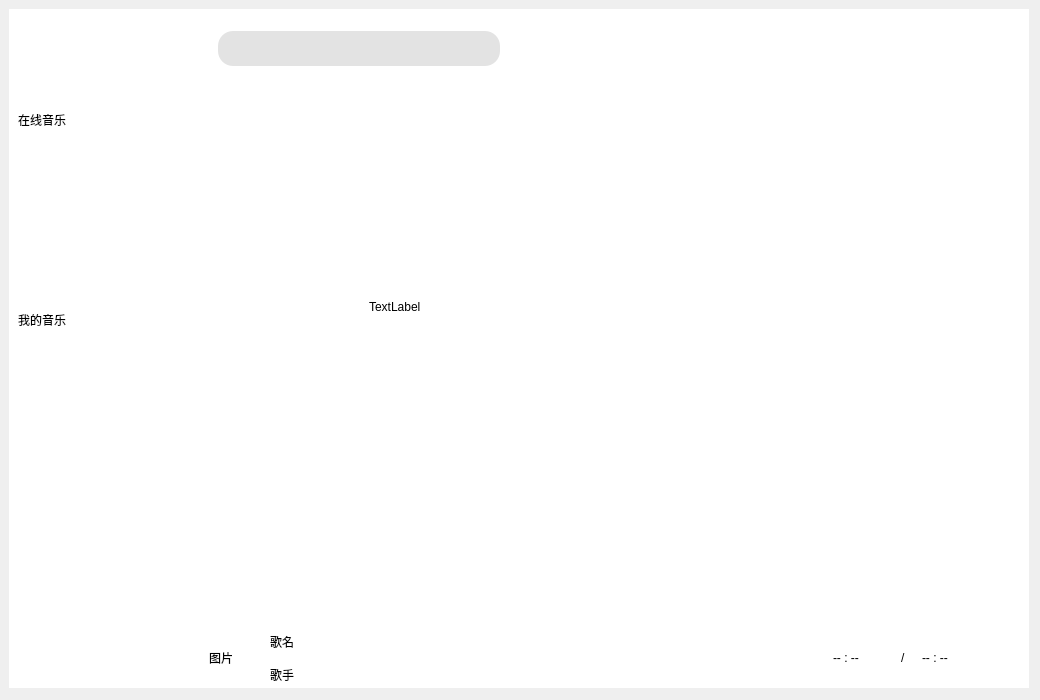
<?xml version="1.0" encoding="UTF-8"?>
<ui version="4.0">
 <class>PufferMusic</class>
 <widget class="QWidget" name="PufferMusic">
  <property name="geometry">
   <rect>
    <x>0</x>
    <y>0</y>
    <width>1040</width>
    <height>700</height>
   </rect>
  </property>
  <property name="windowTitle">
   <string>PufferMusic</string>
  </property>
  <widget class="QWidget" name="background" native="true">
   <property name="geometry">
    <rect>
     <x>9</x>
     <y>9</y>
     <width>1020</width>
     <height>679</height>
    </rect>
   </property>
   <property name="styleSheet">
    <string notr="true"/>
   </property>
   <layout class="QVBoxLayout" name="verticalLayout_2">
    <property name="spacing">
     <number>0</number>
    </property>
    <property name="leftMargin">
     <number>0</number>
    </property>
    <property name="topMargin">
     <number>0</number>
    </property>
    <property name="rightMargin">
     <number>0</number>
    </property>
    <property name="bottomMargin">
     <number>0</number>
    </property>
    <item>
     <widget class="QWidget" name="head" native="true">
      <property name="minimumSize">
       <size>
        <width>0</width>
        <height>80</height>
       </size>
      </property>
      <property name="maximumSize">
       <size>
        <width>16777215</width>
        <height>80</height>
       </size>
      </property>
      <property name="styleSheet">
       <string notr="true">background-color:rgb(255, 255, 255)</string>
      </property>
      <layout class="QHBoxLayout" name="horizontalLayout">
       <property name="spacing">
        <number>0</number>
       </property>
       <property name="leftMargin">
        <number>0</number>
       </property>
       <property name="topMargin">
        <number>0</number>
       </property>
       <property name="rightMargin">
        <number>0</number>
       </property>
       <property name="bottomMargin">
        <number>0</number>
       </property>
       <item>
        <widget class="QWidget" name="head_left" native="true">
         <property name="minimumSize">
          <size>
           <width>200</width>
           <height>0</height>
          </size>
         </property>
         <property name="maximumSize">
          <size>
           <width>200</width>
           <height>16777215</height>
          </size>
         </property>
         <property name="styleSheet">
          <string notr="true"/>
         </property>
         <layout class="QVBoxLayout" name="verticalLayout_3">
          <property name="spacing">
           <number>0</number>
          </property>
          <property name="leftMargin">
           <number>0</number>
          </property>
          <property name="topMargin">
           <number>0</number>
          </property>
          <property name="rightMargin">
           <number>0</number>
          </property>
          <property name="bottomMargin">
           <number>0</number>
          </property>
          <item>
           <widget class="QLabel" name="logo">
            <property name="minimumSize">
             <size>
              <width>200</width>
              <height>0</height>
             </size>
            </property>
            <property name="maximumSize">
             <size>
              <width>200</width>
              <height>9000</height>
             </size>
            </property>
            <property name="styleSheet">
             <string notr="true">#logo
{
background-image:url(&quot;:/image/1 (17).png&quot;);
background-repeat:no-repeat;
background-position:center center;
}</string>
            </property>
            <property name="text">
             <string/>
            </property>
           </widget>
          </item>
         </layout>
        </widget>
       </item>
       <item>
        <widget class="QWidget" name="head_right" native="true">
         <property name="styleSheet">
          <string notr="true"/>
         </property>
         <layout class="QHBoxLayout" name="horizontalLayout_2">
          <property name="spacing">
           <number>0</number>
          </property>
          <property name="leftMargin">
           <number>0</number>
          </property>
          <property name="topMargin">
           <number>0</number>
          </property>
          <property name="rightMargin">
           <number>0</number>
          </property>
          <property name="bottomMargin">
           <number>0</number>
          </property>
          <item>
           <widget class="QWidget" name="head_right_left" native="true">
            <property name="minimumSize">
             <size>
              <width>300</width>
              <height>0</height>
             </size>
            </property>
            <property name="maximumSize">
             <size>
              <width>300</width>
              <height>16777215</height>
             </size>
            </property>
            <property name="styleSheet">
             <string notr="true"/>
            </property>
            <layout class="QVBoxLayout" name="verticalLayout_4">
             <item>
              <widget class="QLineEdit" name="Music_Search">
               <property name="minimumSize">
                <size>
                 <width>0</width>
                 <height>35</height>
                </size>
               </property>
               <property name="maximumSize">
                <size>
                 <width>16777215</width>
                 <height>16777215</height>
                </size>
               </property>
               <property name="styleSheet">
                <string notr="true">#Music_Search
{
background-color:#E3E3E3;
border:none;
border-radius:15px;
}</string>
               </property>
              </widget>
             </item>
            </layout>
           </widget>
          </item>
          <item>
           <widget class="QWidget" name="head_right_right" native="true">
            <property name="styleSheet">
             <string notr="true">QPushButton
{
border:none;
}
QPushButton:hover
{
background-color:rgb(255, 79, 79);
}




</string>
            </property>
            <layout class="QHBoxLayout" name="horizontalLayout_3">
             <item>
              <spacer name="horizontalSpacer">
               <property name="orientation">
                <enum>Qt::Horizontal</enum>
               </property>
               <property name="sizeHint" stdset="0">
                <size>
                 <width>357</width>
                 <height>20</height>
                </size>
               </property>
              </spacer>
             </item>
             <item>
              <widget class="QPushButton" name="background_color">
               <property name="minimumSize">
                <size>
                 <width>30</width>
                 <height>30</height>
                </size>
               </property>
               <property name="maximumSize">
                <size>
                 <width>30</width>
                 <height>30</height>
                </size>
               </property>
               <property name="styleSheet">
                <string notr="true">#background_color
{
background-image:url(&quot;:/image/1 (11).png&quot;);
background-repeat:no-repeat;
background-position:center center;
}</string>
               </property>
               <property name="text">
                <string/>
               </property>
              </widget>
             </item>
             <item>
              <widget class="QPushButton" name="min">
               <property name="minimumSize">
                <size>
                 <width>30</width>
                 <height>30</height>
                </size>
               </property>
               <property name="maximumSize">
                <size>
                 <width>30</width>
                 <height>30</height>
                </size>
               </property>
               <property name="styleSheet">
                <string notr="true">#min
{
background-image:url(&quot;:/image/1 (22).png&quot;);
background-repeat:no-repeat;
background-position:center center;
}</string>
               </property>
               <property name="text">
                <string/>
               </property>
              </widget>
             </item>
             <item>
              <widget class="QPushButton" name="max">
               <property name="minimumSize">
                <size>
                 <width>30</width>
                 <height>30</height>
                </size>
               </property>
               <property name="maximumSize">
                <size>
                 <width>30</width>
                 <height>30</height>
                </size>
               </property>
               <property name="styleSheet">
                <string notr="true">#max
{
background-image:url(&quot;:/image/1 (21).png&quot;);
background-repeat:no-repeat;
background-position:center center;
}</string>
               </property>
               <property name="text">
                <string/>
               </property>
              </widget>
             </item>
             <item>
              <widget class="QPushButton" name="exit">
               <property name="minimumSize">
                <size>
                 <width>30</width>
                 <height>30</height>
                </size>
               </property>
               <property name="maximumSize">
                <size>
                 <width>30</width>
                 <height>60</height>
                </size>
               </property>
               <property name="styleSheet">
                <string notr="true">#exit
{
background-image:url(&quot;:/image/1 (6).png&quot;);
background-repeat:no-repeat;
background-position:center center;
}</string>
               </property>
               <property name="text">
                <string/>
               </property>
              </widget>
             </item>
            </layout>
           </widget>
          </item>
         </layout>
        </widget>
       </item>
      </layout>
     </widget>
    </item>
    <item>
     <widget class="QWidget" name="body" native="true">
      <property name="styleSheet">
       <string notr="true"/>
      </property>
      <layout class="QHBoxLayout" name="horizontalLayout_4">
       <property name="spacing">
        <number>0</number>
       </property>
       <property name="leftMargin">
        <number>0</number>
       </property>
       <property name="topMargin">
        <number>0</number>
       </property>
       <property name="rightMargin">
        <number>0</number>
       </property>
       <property name="bottomMargin">
        <number>0</number>
       </property>
       <item>
        <widget class="QWidget" name="body_left" native="true">
         <property name="minimumSize">
          <size>
           <width>200</width>
           <height>0</height>
          </size>
         </property>
         <property name="maximumSize">
          <size>
           <width>200</width>
           <height>16777215</height>
          </size>
         </property>
         <property name="styleSheet">
          <string notr="true">#body_left
{
background-color:rgb(255, 255, 255)
}</string>
         </property>
         <layout class="QVBoxLayout" name="verticalLayout_5">
          <property name="spacing">
           <number>0</number>
          </property>
          <property name="leftMargin">
           <number>0</number>
          </property>
          <property name="topMargin">
           <number>0</number>
          </property>
          <property name="rightMargin">
           <number>0</number>
          </property>
          <property name="bottomMargin">
           <number>0</number>
          </property>
          <item>
           <widget class="QWidget" name="leftbox" native="true">
            <property name="minimumSize">
             <size>
              <width>0</width>
              <height>400</height>
             </size>
            </property>
            <property name="maximumSize">
             <size>
              <width>16777215</width>
              <height>400</height>
             </size>
            </property>
            <property name="styleSheet">
             <string notr="true"/>
            </property>
            <layout class="QVBoxLayout" name="verticalLayout_6">
             <property name="spacing">
              <number>0</number>
             </property>
             <property name="leftMargin">
              <number>0</number>
             </property>
             <property name="topMargin">
              <number>0</number>
             </property>
             <property name="rightMargin">
              <number>0</number>
             </property>
             <property name="bottomMargin">
              <number>0</number>
             </property>
             <item>
              <widget class="QWidget" name="online_mucis" native="true">
               <property name="styleSheet">
                <string notr="true"/>
               </property>
               <layout class="QVBoxLayout" name="verticalLayout_7">
                <property name="spacing">
                 <number>3</number>
                </property>
                <item>
                 <widget class="QLabel" name="online_label">
                  <property name="text">
                   <string>在线音乐</string>
                  </property>
                 </widget>
                </item>
                <item>
                 <widget class="BtForm" name="good" native="true">
                  <property name="styleSheet">
                   <string notr="true"/>
                  </property>
                 </widget>
                </item>
                <item>
                 <widget class="BtForm" name="rec" native="true">
                  <property name="styleSheet">
                   <string notr="true"/>
                  </property>
                 </widget>
                </item>
                <item>
                 <widget class="BtForm" name="music" native="true">
                  <property name="styleSheet">
                   <string notr="true"/>
                  </property>
                 </widget>
                </item>
               </layout>
              </widget>
             </item>
             <item>
              <widget class="QWidget" name="my_mucis" native="true">
               <property name="styleSheet">
                <string notr="true"/>
               </property>
               <layout class="QVBoxLayout" name="verticalLayout_8">
                <property name="spacing">
                 <number>3</number>
                </property>
                <item>
                 <widget class="QLabel" name="my_label">
                  <property name="text">
                   <string>我的音乐</string>
                  </property>
                 </widget>
                </item>
                <item>
                 <widget class="BtForm" name="like" native="true">
                  <property name="styleSheet">
                   <string notr="true"/>
                  </property>
                 </widget>
                </item>
                <item>
                 <widget class="BtForm" name="recent" native="true">
                  <property name="styleSheet">
                   <string notr="true"/>
                  </property>
                 </widget>
                </item>
                <item>
                 <widget class="BtForm" name="local" native="true">
                  <property name="styleSheet">
                   <string notr="true"/>
                  </property>
                 </widget>
                </item>
               </layout>
              </widget>
             </item>
            </layout>
           </widget>
          </item>
          <item>
           <spacer name="verticalSpacer">
            <property name="orientation">
             <enum>Qt::Vertical</enum>
            </property>
            <property name="sizeHint" stdset="0">
             <size>
              <width>20</width>
              <height>199</height>
             </size>
            </property>
           </spacer>
          </item>
         </layout>
        </widget>
       </item>
       <item>
        <widget class="QWidget" name="body_right" native="true">
         <property name="styleSheet">
          <string notr="true">#body_right
{
background-color:rgb(255, 255, 255);
}</string>
         </property>
         <layout class="QVBoxLayout" name="verticalLayout_9">
          <property name="spacing">
           <number>0</number>
          </property>
          <property name="leftMargin">
           <number>0</number>
          </property>
          <property name="topMargin">
           <number>0</number>
          </property>
          <property name="rightMargin">
           <number>0</number>
          </property>
          <property name="bottomMargin">
           <number>0</number>
          </property>
          <item>
           <widget class="QStackedWidget" name="stackedWidget">
            <property name="minimumSize">
             <size>
              <width>810</width>
              <height>510</height>
             </size>
            </property>
            <property name="maximumSize">
             <size>
              <width>810</width>
              <height>510</height>
             </size>
            </property>
            <property name="styleSheet">
             <string notr="true">QScrollBar:vertical
{
	border:none;
	width: 15px;
	background-color:rgb(98, 98, 98);
	margin:0px 0px 0px 0px;
}
QScrollBar::handle:vertical
{
	width: 15px;
	background-color:#F0F0F0;
	border-radius:5px;
	min-height:20px;
}</string>
            </property>
            <widget class="QWidget" name="rec_page">
             <widget class="QLabel" name="label">
              <property name="geometry">
               <rect>
                <x>160</x>
                <y>210</y>
                <width>72</width>
                <height>15</height>
               </rect>
              </property>
              <property name="text">
               <string>TextLabel</string>
              </property>
             </widget>
            </widget>
            <widget class="QWidget" name="good_page">
             <layout class="QHBoxLayout" name="horizontalLayout_9">
              <property name="spacing">
               <number>0</number>
              </property>
              <property name="leftMargin">
               <number>0</number>
              </property>
              <property name="topMargin">
               <number>0</number>
              </property>
              <property name="rightMargin">
               <number>0</number>
              </property>
              <property name="bottomMargin">
               <number>0</number>
              </property>
              <item>
               <widget class="QScrollArea" name="scrollArea">
                <property name="minimumSize">
                 <size>
                  <width>800</width>
                  <height>500</height>
                 </size>
                </property>
                <property name="maximumSize">
                 <size>
                  <width>800</width>
                  <height>500</height>
                 </size>
                </property>
                <property name="widgetResizable">
                 <bool>true</bool>
                </property>
                <widget class="QWidget" name="scrollAreaWidgetContents">
                 <property name="geometry">
                  <rect>
                   <x>0</x>
                   <y>0</y>
                   <width>798</width>
                   <height>498</height>
                  </rect>
                 </property>
                 <layout class="QVBoxLayout" name="verticalLayout">
                  <item>
                   <widget class="QLabel" name="rcmusic">
                    <property name="maximumSize">
                     <size>
                      <width>16777215</width>
                      <height>40</height>
                     </size>
                    </property>
                    <property name="font">
                     <font>
                      <pointsize>20</pointsize>
                     </font>
                    </property>
                    <property name="text">
                     <string>推荐</string>
                    </property>
                   </widget>
                  </item>
                  <item>
                   <widget class="QLabel" name="todayRecMusic">
                    <property name="maximumSize">
                     <size>
                      <width>16777215</width>
                      <height>40</height>
                     </size>
                    </property>
                    <property name="font">
                     <font>
                      <pointsize>18</pointsize>
                     </font>
                    </property>
                    <property name="text">
                     <string>今日推荐</string>
                    </property>
                   </widget>
                  </item>
                  <item>
                   <widget class="RecBox" name="recMusicBox" native="true"/>
                  </item>
                  <item>
                   <widget class="QLabel" name="musicCoco">
                    <property name="maximumSize">
                     <size>
                      <width>16777215</width>
                      <height>40</height>
                     </size>
                    </property>
                    <property name="font">
                     <font>
                      <pointsize>18</pointsize>
                     </font>
                    </property>
                    <property name="text">
                     <string>音乐补给站</string>
                    </property>
                   </widget>
                  </item>
                  <item>
                   <widget class="RecBox" name="muxicCocoBox" native="true"/>
                  </item>
                 </layout>
                </widget>
               </widget>
              </item>
             </layout>
            </widget>
            <widget class="QWidget" name="music_page">
             <widget class="QLabel" name="label_3">
              <property name="geometry">
               <rect>
                <x>210</x>
                <y>140</y>
                <width>72</width>
                <height>15</height>
               </rect>
              </property>
              <property name="text">
               <string>TextLabel</string>
              </property>
             </widget>
            </widget>
            <widget class="commonPage" name="like_page"/>
            <widget class="commonPage" name="local_page"/>
            <widget class="commonPage" name="recent_page"/>
           </widget>
          </item>
          <item>
           <widget class="musicSilder" name="progress_bar" native="true">
            <property name="minimumSize">
             <size>
              <width>0</width>
              <height>30</height>
             </size>
            </property>
            <property name="maximumSize">
             <size>
              <width>16777215</width>
              <height>30</height>
             </size>
            </property>
            <property name="styleSheet">
             <string notr="true"/>
            </property>
           </widget>
          </item>
          <item>
           <widget class="QWidget" name="contor_box" native="true">
            <property name="minimumSize">
             <size>
              <width>0</width>
              <height>60</height>
             </size>
            </property>
            <property name="maximumSize">
             <size>
              <width>16777215</width>
              <height>60</height>
             </size>
            </property>
            <property name="styleSheet">
             <string notr="true"/>
            </property>
            <layout class="QHBoxLayout" name="horizontalLayout_5">
             <property name="spacing">
              <number>0</number>
             </property>
             <property name="leftMargin">
              <number>0</number>
             </property>
             <property name="topMargin">
              <number>0</number>
             </property>
             <property name="rightMargin">
              <number>0</number>
             </property>
             <property name="bottomMargin">
              <number>0</number>
             </property>
             <item>
              <widget class="QWidget" name="mucis_text" native="true">
               <property name="styleSheet">
                <string notr="true"/>
               </property>
               <layout class="QHBoxLayout" name="horizontalLayout_6">
                <property name="leftMargin">
                 <number>0</number>
                </property>
                <property name="topMargin">
                 <number>0</number>
                </property>
                <property name="rightMargin">
                 <number>0</number>
                </property>
                <property name="bottomMargin">
                 <number>0</number>
                </property>
                <item>
                 <widget class="QLabel" name="music_image">
                  <property name="minimumSize">
                   <size>
                    <width>55</width>
                    <height>55</height>
                   </size>
                  </property>
                  <property name="maximumSize">
                   <size>
                    <width>55</width>
                    <height>55</height>
                   </size>
                  </property>
                  <property name="text">
                   <string>图片</string>
                  </property>
                 </widget>
                </item>
                <item>
                 <layout class="QVBoxLayout" name="music_table">
                  <item>
                   <widget class="QLabel" name="music_name">
                    <property name="text">
                     <string>歌名</string>
                    </property>
                   </widget>
                  </item>
                  <item>
                   <widget class="QLabel" name="music_linder">
                    <property name="text">
                     <string>歌手</string>
                    </property>
                   </widget>
                  </item>
                 </layout>
                </item>
               </layout>
              </widget>
             </item>
             <item>
              <widget class="QWidget" name="music_contor" native="true">
               <property name="styleSheet">
                <string notr="true">QPushButton
{
border:none;
background-position:center center;
}
QPushButton:hover
{
background-color:rgb(196, 94, 255)
}</string>
               </property>
               <layout class="QHBoxLayout" name="horizontalLayout_7">
                <item>
                 <widget class="QPushButton" name="play_mode">
                  <property name="minimumSize">
                   <size>
                    <width>30</width>
                    <height>30</height>
                   </size>
                  </property>
                  <property name="maximumSize">
                   <size>
                    <width>30</width>
                    <height>30</height>
                   </size>
                  </property>
                  <property name="styleSheet">
                   <string notr="true"/>
                  </property>
                  <property name="text">
                   <string/>
                  </property>
                 </widget>
                </item>
                <item>
                 <widget class="QPushButton" name="play_up">
                  <property name="minimumSize">
                   <size>
                    <width>30</width>
                    <height>30</height>
                   </size>
                  </property>
                  <property name="maximumSize">
                   <size>
                    <width>30</width>
                    <height>30</height>
                   </size>
                  </property>
                  <property name="styleSheet">
                   <string notr="true">#play_up
{
background-image:url(&quot;:/image/1 (18).png&quot;);
}</string>
                  </property>
                  <property name="text">
                   <string/>
                  </property>
                 </widget>
                </item>
                <item>
                 <widget class="QPushButton" name="play">
                  <property name="minimumSize">
                   <size>
                    <width>30</width>
                    <height>30</height>
                   </size>
                  </property>
                  <property name="maximumSize">
                   <size>
                    <width>30</width>
                    <height>30</height>
                   </size>
                  </property>
                  <property name="styleSheet">
                   <string notr="true"/>
                  </property>
                  <property name="text">
                   <string/>
                  </property>
                 </widget>
                </item>
                <item>
                 <widget class="QPushButton" name="play_down">
                  <property name="minimumSize">
                   <size>
                    <width>30</width>
                    <height>30</height>
                   </size>
                  </property>
                  <property name="maximumSize">
                   <size>
                    <width>30</width>
                    <height>30</height>
                   </size>
                  </property>
                  <property name="styleSheet">
                   <string notr="true">#play_down
{
background-image:url(&quot;:/image/1 (19).png&quot;);
}</string>
                  </property>
                  <property name="text">
                   <string/>
                  </property>
                 </widget>
                </item>
                <item>
                 <widget class="QPushButton" name="volume">
                  <property name="minimumSize">
                   <size>
                    <width>30</width>
                    <height>30</height>
                   </size>
                  </property>
                  <property name="maximumSize">
                   <size>
                    <width>30</width>
                    <height>30</height>
                   </size>
                  </property>
                  <property name="styleSheet">
                   <string notr="true">#volume
{
background-image:url(&quot;:/image/1 (15).png&quot;);
}</string>
                  </property>
                  <property name="text">
                   <string/>
                  </property>
                 </widget>
                </item>
                <item>
                 <widget class="QPushButton" name="add_local">
                  <property name="minimumSize">
                   <size>
                    <width>30</width>
                    <height>30</height>
                   </size>
                  </property>
                  <property name="maximumSize">
                   <size>
                    <width>30</width>
                    <height>30</height>
                   </size>
                  </property>
                  <property name="styleSheet">
                   <string notr="true">#add_local
{
background-image:url(&quot;:/image/1 (7).png&quot;);
}</string>
                  </property>
                  <property name="text">
                   <string/>
                  </property>
                 </widget>
                </item>
               </layout>
              </widget>
             </item>
             <item>
              <widget class="QWidget" name="music_time" native="true">
               <property name="styleSheet">
                <string notr="true"/>
               </property>
               <layout class="QHBoxLayout" name="horizontalLayout_8">
                <item>
                 <widget class="QLabel" name="label_none">
                  <property name="text">
                   <string/>
                  </property>
                 </widget>
                </item>
                <item>
                 <widget class="QLabel" name="now_time">
                  <property name="text">
                   <string>-- : --</string>
                  </property>
                 </widget>
                </item>
                <item>
                 <widget class="QLabel" name="huafen">
                  <property name="minimumSize">
                   <size>
                    <width>15</width>
                    <height>30</height>
                   </size>
                  </property>
                  <property name="maximumSize">
                   <size>
                    <width>15</width>
                    <height>30</height>
                   </size>
                  </property>
                  <property name="text">
                   <string>/</string>
                  </property>
                 </widget>
                </item>
                <item>
                 <widget class="QLabel" name="all_time">
                  <property name="text">
                   <string>-- : --</string>
                  </property>
                 </widget>
                </item>
                <item>
                 <widget class="QPushButton" name="music_word">
                  <property name="minimumSize">
                   <size>
                    <width>30</width>
                    <height>30</height>
                   </size>
                  </property>
                  <property name="maximumSize">
                   <size>
                    <width>30</width>
                    <height>30</height>
                   </size>
                  </property>
                  <property name="styleSheet">
                   <string notr="true">#music_word
{
border:none;
background-image:url(&quot;:/image/1 (5).png&quot;);
}</string>
                  </property>
                  <property name="text">
                   <string/>
                  </property>
                 </widget>
                </item>
               </layout>
              </widget>
             </item>
            </layout>
           </widget>
          </item>
         </layout>
        </widget>
       </item>
      </layout>
     </widget>
    </item>
   </layout>
  </widget>
 </widget>
 <customwidgets>
  <customwidget>
   <class>BtForm</class>
   <extends>QWidget</extends>
   <header location="global">btform.h</header>
   <container>1</container>
  </customwidget>
  <customwidget>
   <class>RecBox</class>
   <extends>QWidget</extends>
   <header location="global">recbox.h</header>
   <container>1</container>
  </customwidget>
  <customwidget>
   <class>commonPage</class>
   <extends>QWidget</extends>
   <header location="global">commonpage.h</header>
   <container>1</container>
  </customwidget>
  <customwidget>
   <class>musicSilder</class>
   <extends>QWidget</extends>
   <header location="global">musicsilder.h</header>
   <container>1</container>
  </customwidget>
 </customwidgets>
 <resources/>
 <connections/>
</ui>
